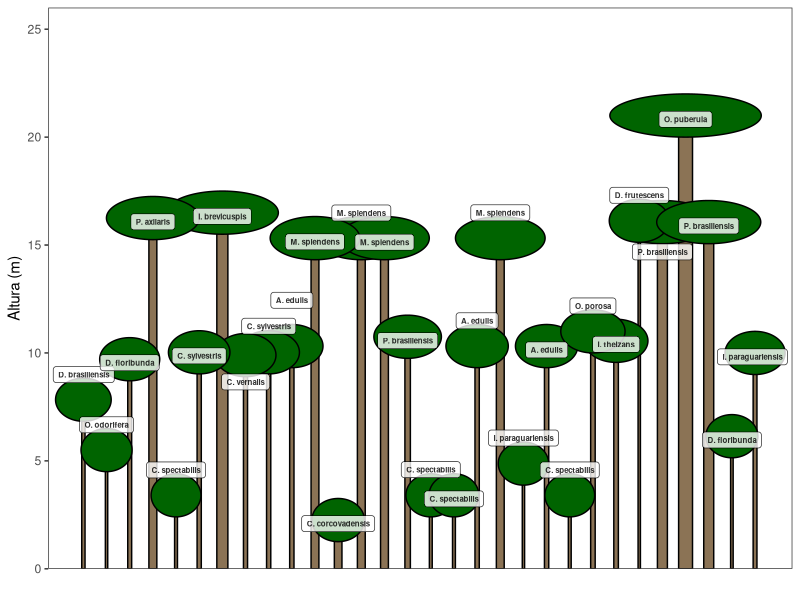
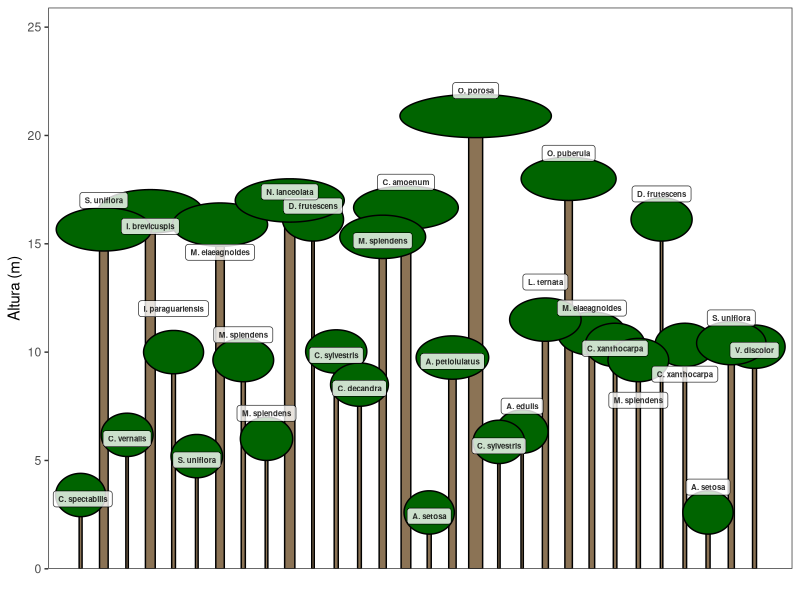
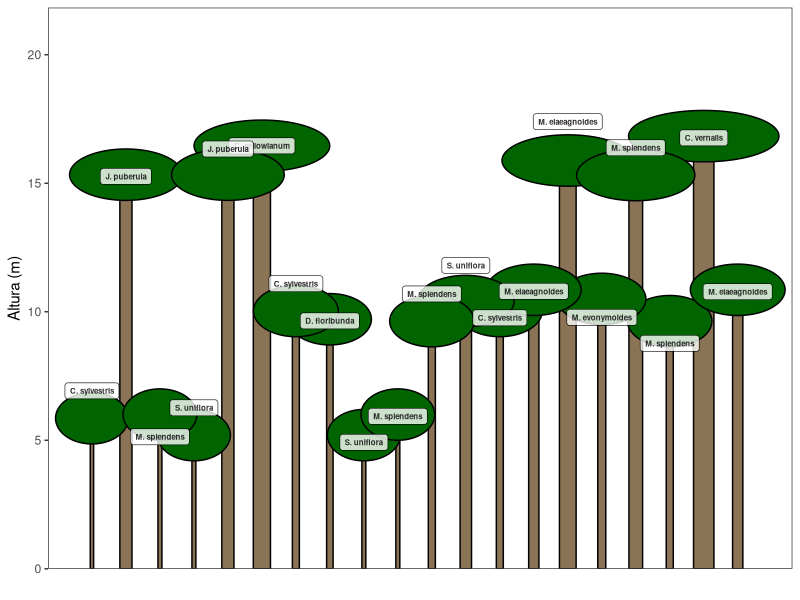

Source code (R) for these figures, in order:
## ---- chunk 1
# Importar base de dados
dados <- readxl::read_excel("dados_levantamento_fitossociologico.xlsx")
head(dados)
## ---- chunk 2
# Função para geração do perfil esquemático probabilístico
perfil_esquematico <- function(narv){
# Obter altura média para cada espécie em cada estrato vertical
dados_perfil <- aggregate(dados$H, list(dados$`Estrato vertical`,dados$Gen_esp_abv), mean)
# Renomear colunas
colnames(dados_perfil) <- c('estrato','especie','h.med')
# Obter DAP médio para cada espécie em cada estrato vertical
dados_perfil$dap <- aggregate(dados$DAP, list(dados$`Estrato vertical`,dados$Gen_esp_abv), mean)[,3]
# Obter abundância para cada espécie em cada estrato vertical
dados_perfil$ab <- aggregate(dados$Gen_esp_abv, list(dados$`Estrato vertical`,dados$Gen_esp_abv), length)[,3]
# Separar dados por estrato
emergente <- subset(dados_perfil,dados_perfil$estrato=="Emergente")
subbosque <- subset(dados_perfil,dados_perfil$estrato=="Sub-bosque")
superior <- subset(dados_perfil,dados_perfil$estrato=="Superior")
intermediario <- subset(dados_perfil,dados_perfil$estrato=="Intermediário")
# Contar árvores por estrato
narv_estrato <- round(table(dados$`Estrato vertical`)/sum(table(dados$`Estrato vertical`))*narv,0)
# Corrigir diferença, se existente, entre o argumento `narv` e o número de árvres sorteadas
if(sum(narv_estrato)!=narv){
  narv_estrato[which(narv_estrato==max(narv_estrato))] <- narv_estrato[which(narv_estrato==max(narv_estrato))]+1 
}
# Probabilidade de ocorrência das espécies em cada estrato
emergente$prob <- emergente$ab/sum(emergente$ab)
subbosque$prob <- subbosque$ab/sum(subbosque$ab)
superior$prob <- superior$ab/sum(superior$ab)
intermediario$prob <- intermediario$ab/sum(intermediario$ab)
# Sortear árvores por estrato
sample_eme <- sample(1:nrow(emergente), narv_estrato[1], replace = TRUE, emergente$prob)
sample_int <- sample(1:nrow(intermediario), narv_estrato[2], replace = TRUE, intermediario$prob)
sample_sub <- sample(1:nrow(subbosque), narv_estrato[3], replace = TRUE, subbosque$prob)
sample_sup <- sample(1:nrow(superior), narv_estrato[4], replace = TRUE, superior$prob)
sample_eme <- emergente[sample_eme,]
sample_int <- intermediario[sample_int,]
sample_sub <- subbosque[sample_sub,]
sample_sup <- superior[sample_sup,]
# Unir estratos da floresta simulada
sample <- dplyr::bind_rows(sample_eme,sample_int,sample_sub,sample_sup)
sample$dap01 <- (sample$dap-min(sample$dap))/(max(sample$dap)-min(sample$dap))*(.6-.1)+.1
# Atribuir identificadores
sample$id <- sample(1:narv,narv)
id_sp <- unique(sample$especie)
sample$id_sp <- match(sample$especie,id_sp)
# Carregar pacotes necessários
library(ggplot2)
library(ggforce)
library(ggrepel)
# Plotar floresta
perfil <- ggplot(sample)+
  geom_bar(aes(x=id,y=h.med, width=dap01),stat = 'identity', color = 'black', fill = 'burlywood4')+
  geom_ellipse(aes(x0=id, y0=h.med,
                   a=1+3*dap01*h.med/(1/narv*500), #função genérica de diâmetro de copa
                   b=1,angle=0), fill = 'darkgreen')+
  geom_label_repel(aes(x=id,y=h.med+.5,label=especie), direction = 'y', fontface = 'bold',  size = 2, alpha=.8, segment.alpha = 0)+
  scale_x_continuous(breaks = 1:narv, expand = c(.01,0))+
  scale_y_continuous(expand=c(0,0), limits = c(0,max(sample$h.med)+5))+
  xlab('')+
  ylab('Altura (m)')+
  theme_bw()+
  theme(panel.grid = element_blank(),
        axis.text.x = element_blank(),
        axis.ticks.x = element_blank())
return(perfil)
}
## ---- chunk 3
# Número de árvores a serem representadas plotar
quantidade_de_arvores <- 30
# Executar função
perfil_esquematico(quantidade_de_arvores)
## ---- chunk 4
# Executar função
perfil_esquematico(quantidade_de_arvores)
## ---- chunk 5
# Executar função
perfil_esquematico(20)
